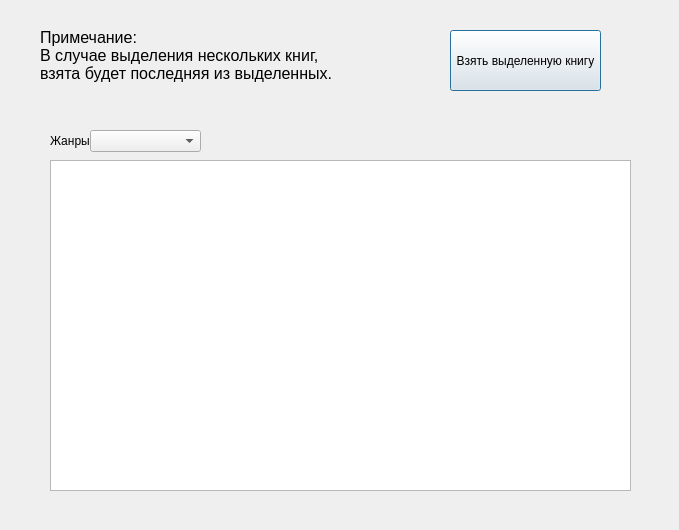
<?xml version="1.0" encoding="UTF-8"?>
<ui version="4.0">
 <class>Dialog</class>
 <widget class="QDialog" name="Dialog">
  <property name="geometry">
   <rect>
    <x>0</x>
    <y>0</y>
    <width>679</width>
    <height>530</height>
   </rect>
  </property>
  <property name="windowTitle">
   <string>Взять почитать</string>
  </property>
  <widget class="QTableWidget" name="books_table">
   <property name="geometry">
    <rect>
     <x>50</x>
     <y>160</y>
     <width>581</width>
     <height>331</height>
    </rect>
   </property>
  </widget>
  <widget class="QPushButton" name="order_btn">
   <property name="geometry">
    <rect>
     <x>450</x>
     <y>30</y>
     <width>151</width>
     <height>61</height>
    </rect>
   </property>
   <property name="text">
    <string>Взять выделенную книгу</string>
   </property>
  </widget>
  <widget class="QLabel" name="label">
   <property name="geometry">
    <rect>
     <x>50</x>
     <y>130</y>
     <width>51</width>
     <height>21</height>
    </rect>
   </property>
   <property name="text">
    <string>Жанры</string>
   </property>
  </widget>
  <widget class="QComboBox" name="genres_filter">
   <property name="geometry">
    <rect>
     <x>90</x>
     <y>130</y>
     <width>111</width>
     <height>22</height>
    </rect>
   </property>
   <property name="editable">
    <bool>false</bool>
   </property>
  </widget>
  <widget class="QLabel" name="label_2">
   <property name="geometry">
    <rect>
     <x>40</x>
     <y>10</y>
     <width>301</width>
     <height>91</height>
    </rect>
   </property>
   <property name="text">
    <string>&lt;html&gt;&lt;head/&gt;&lt;body&gt;&lt;p&gt;&lt;span style=&quot; font-size:12pt;&quot;&gt;Примечание:&lt;br/&gt;В случае выделения нескольких книг,&lt;br/&gt;взята будет последняя из выделенных.&lt;/span&gt;&lt;/p&gt;&lt;/body&gt;&lt;/html&gt;</string>
   </property>
  </widget>
 </widget>
 <resources/>
 <connections/>
</ui>
